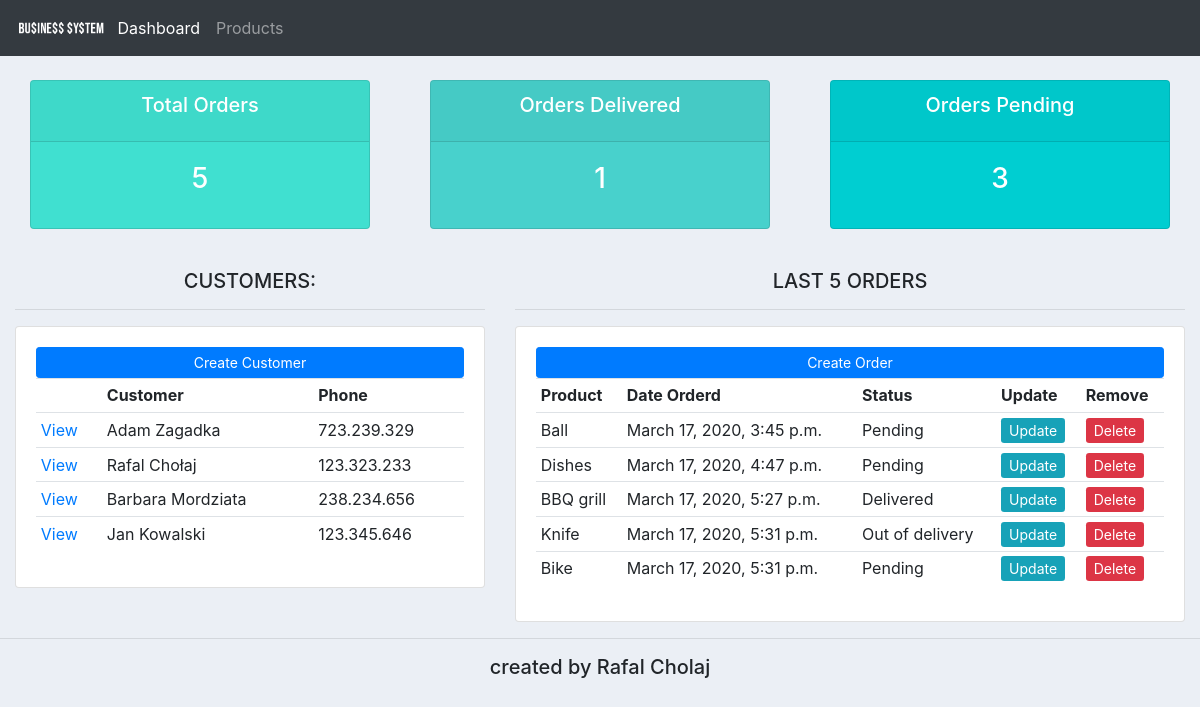
The page / on the database its author committed.
### crm1/accounts/models.py (models this page shows, shortened)
class Customer(models.Model):
    name = models.CharField(max_length=200, null=True)
    phone = models.CharField(max_length=200, null=True)
    email = models.CharField(max_length=200, null=True)
    date_created = models.DateTimeField(auto_now_add=True, null=True)

class Order(models.Model):
    STATUS = (
        ('Pending','Pending'),
        ('Out of delivery','Out of delivery'),
        ('Delivered','Delivered'),
    )
    customer = models.ForeignKey(Customer, null=True, on_delete= models.SET_NULL)
    product = models.ForeignKey(Product, null=True, on_delete= models.SET_NULL)
    date_created = models.DateTimeField(auto_now_add=True, null=True)
    status = models.CharField(max_length=200, null=True, choices=STATUS)

class Product(models.Model):
    CATEGORY = (
        ('Indoor','Indoor'),
        ('Outdoor','Outdoor'),
    )
    name = models.CharField(max_length=200, null=True)
    price = models.FloatField(null=True)
    category = models.CharField(max_length=200, null=True, choices=CATEGORY)
    description = models.CharField(max_length=200, null=True, blank=True)
    date_created = models.DateTimeField(auto_now_add=True, null=True)
    tags = models.ManyToManyField(Tag, blank=True)
    def __str__(self):
        return self.name

### crm1/accounts/views.py (the view)
# urls.py: path('', views.home, name='home'),
def home(request):
	orders = Order.objects.all()
	customers = Customer.objects.all()
	total_customers = customers.count()
	total_orders = orders.count()
	delivered = orders.filter(status='Delivered').count()
	pending = orders.filter(status='Pending').count()
	context = {'orders':orders, 'customers':customers,
	'total_orders':total_orders,'delivered':delivered,
	'pending':pending }
	return render(request, 'accounts/dashboard.html', context)

### accounts/templates/accounts/dashboard.html
{%  extends 'accounts/main.html' %}
{% block content %}
{%  include 'accounts/status.html' %}
<br>
<div class="row">
	<div class="col-md-5">
		<h5>CUSTOMERS:</h5>
		<hr>
		<div class="card card-body">
			<a class="btn btn-primary  btn-sm btn-block" href="">Create Customer</a>
			<table class="table table-sm">
				<tr>
					<th></th>
					<th>Customer</th>
					<th>Phone</th>
				</tr>
				{% for customer in customers %}
					<tr>
						<td><a href="{% url 'customer' customer.id%}">View</a></td>
						<td>{{customer.name}}</td>
						<td>{{customer.phone}}</td>
					</tr>
				{% endfor %}
			</table>
		</div>
	</div>
	<div class="col-md-7">
		<h5>LAST 5 ORDERS</h5>
		<hr>
		<div class="card card-body">
			<a class="btn btn-primary  btn-sm btn-block" href="">Create Order</a>
			<table class="table table-sm">
				<tr>
					<th>Product</th>
					<th>Date Orderd</th>
					<th>Status</th>
					<th>Update</th>
					<th>Remove</th>
				</tr>
				{% for order in orders %}
				<tr>
					<td>{{order.product}}</td>
					<td>{{order.date_created}}</td>
					<td>{{order.status}}</td>
					<td><a href="" class="btn-sm btn-info">Update</a></td>
					<td><a href="" class="btn-sm btn-danger">Delete</a></td>
				</tr>
			{% endfor %}
			</table>
		</div>
	</div>
</div>
{% endblock %}

### accounts/templates/accounts/main.html (shortened to what this page needs)
{% load static %}
<!DOCTYPE html>
<html>
<head>
	<link rel="stylesheet" href="https://stackpath.bootstrapcdn.com/bootstrap/4.3.1/css/bootstrap.min.css">
	<link rel="stylesheet" type="text/css" href="{% static '/css/main.css' %}">
</head>
<body>
	{%  include 'accounts/navbar.html' %}
	<div class="container-fluid">
	{% block content %}
	{% endblock %}
    </div>
	<hr>
	<h5>created by Rafal Cholaj</h5>
</body>
</html>

### accounts/templates/accounts/navbar.html (shortened to what this page needs)
{% load static %}
<nav class="navbar navbar-expand-lg navbar-dark bg-dark">
 <img src="{% static 'images/logo.png' %}">
  <div class="collapse navbar-collapse" id="navbarNav">
    <ul class="navbar-nav">
      <li class="nav-item active">
        <a class="nav-link" href="{% url 'home' %}">Dashboard</a>
      </li>
      <li class="nav-item">
        <a class="nav-link" href="{% url 'products' %}">Products</a>
      </li>
    </ul>
  </div>
</nav>

### accounts/templates/accounts/status.html
<br>
<div class="row">
	<div class="col">
		<div class="col-md">
			<div class="card text-center text-white  mb-3" id="total-orders">
			  	<div class="card-header">
			  		<h5 class="card-title">Total Orders</h5>
			  	</div>
			  	<div class="card-body">
			    	<h3 class="card-title">{{total_orders}}</h3>
			  	</div>
			</div>
		</div>
	</div>
	<div class="col">
		<div class="col-md">
			<div class="card text-center text-white  mb-3" id="orders-delivered">
			  	<div class="card-header">
			  		<h5 class="card-title">Orders Delivered</h5>
			  	</div>
			  	<div class="card-body">
			    	<h3 class="card-title">{{delivered}}</h3>
			  	</div>
			</div>
		</div>
	</div>
	<div class="col">
		<div class="col-md">
			<div class="card text-center text-white  mb-3" id="orders-pending">
			  	<div class="card-header">
			  		<h5 class="card-title">Orders Pending</h5>
			  	</div>
			  	<div class="card-body">
			    	<h3 class="card-title">{{pending}}</h3>
			  	</div>
			</div>
		</div>
	</div>
</div>

### crm1/static/css/main.css (style rules this page uses)
img { width: 8%; height: 8%; object-fit: contain; }
h5 { text-align: center; }
body { background-color: #ebeff5; }
#total-orders { background-color: #40E0D0; }
#orders-delivered { background-color: #48D1CC; }
#orders-pending { background-color: #00CED1; }

### rows shown on the page
Customer: name "Adam Zagadka", phone "723.239.329"
Customer: name "Rafal Chołaj", phone "123.323.233"
Customer: name "Barbara Mordziata", phone "238.234.656"
Customer: name "Jan Kowalski", phone "123.345.646"
Order: product "Ball", date_created "March 17, 2020, 3:45 p.m.", status "Pending"
Order: product "Dishes", date_created "March 17, 2020, 4:47 p.m.", status "Pending"
Order: product "BBQ grill", date_created "March 17, 2020, 5:27 p.m.", status "Delivered"
Order: product "Knife", date_created "March 17, 2020, 5:31 p.m.", status "Out of delivery"
Order: product "Bike", date_created "March 17, 2020, 5:31 p.m.", status "Pending"

### other values the page prints
{{ total_orders }} "5"
{{ delivered }} "1"
{{ pending }} "3"
